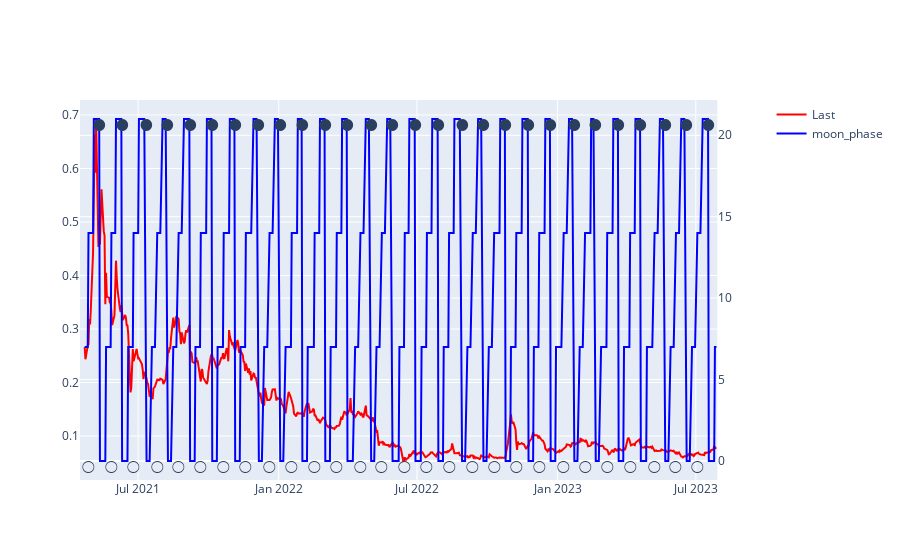

Notebook code cell kept with this figure:
### Code cell
# make a new plot and plot the daily_price_change of btc by time on the x-axis
fig_btc_price_change = make_subplots(specs=[[{"secondary_y": True}]])
fig_btc_price_change.add_trace(
    go.Scatter(
        x=dogeusd_data_and_moon_phase.index,
        y=dogeusd_data_and_moon_phase["Last"],
        name="Last",
        mode='lines',
        marker=dict(color="red"),
    )
)

# now add the moon_phase column as a second y-axis
fig_btc_price_change.add_trace(
    go.Scatter(
        x=dogeusd_data_and_moon_phase.index,
        y=dogeusd_data_and_moon_phase["moon_phase_category"],
        name="moon_phase",
        mode='lines',
        marker=dict(color="blue"),
    ),
    secondary_y=True,
)

last_moon_phase = None

for i in range(len(dogeusd_data_and_moon_phase)):
    current_moon_phase = dogeusd_data_and_moon_phase['moon_phase_category'].iloc[i]
    if current_moon_phase != last_moon_phase:  # check if the moon phase category changed
        if current_moon_phase == 0:  
            fig_btc_price_change.add_annotation(
                x=dogeusd_data_and_moon_phase.index[i],
                y=0.9,
                text="🌑",
                showarrow=False,
                font=dict(
                    size=16,
                ),
                xref="x",
                yref="paper",  # Position annotation relative to the entire plot
                yanchor="bottom",  # Anchor the bottom of the text at y
            )
        elif current_moon_phase == 14: 
            fig_btc_price_change.add_annotation(
                x=dogeusd_data_and_moon_phase.index[i],
                y=0,
                text="🌕",
                showarrow=False,
                font=dict(
                    size=16,
                ),
                xref="x",
                yref="paper",  # Position annotation relative to the entire plot
                yanchor="bottom",  # Anchor the bottom of the text at y
            )
        last_moon_phase = current_moon_phase  # update the last moon phase

fig_btc_price_change

### Figure 1 — Plotly figure (JSON) as saved in the notebook; plotly's stock layout.template omitted (floating-point values rounded to 4 significant figures; data arrays with more than 128 entries replaced by an {"elided": "..."} marker saying what was removed)
{"data": [{"marker": {"color": "red"}, "mode": "lines", "name": "Last", "type": "scatter", "x": {"elided": "592 str values"}, "y": {"elided": "592 float values"}}, {"marker": {"color": "blue"}, "mode": "lines", "name": "moon_phase", "type": "scatter", "x": {"elided": "592 str values"}, "xaxis": "x", "y": {"elided": "592 int values"}, "yaxis": "y2"}], "layout": {"annotations": [{"font": {"size": 16}, "showarrow": false, "text": "🌕", "x": "2021-04-27T00:00:00", "xref": "x", "y": 0, "yanchor": "bottom", "yref": "paper"}, {"font": {"size": 16}, "showarrow": false, "text": "🌑", "x": "2021-05-12T00:00:00", "xref": "x", "y": 0.9, "yanchor": "bottom", "yref": "paper"}, {"font": {"size": 16}, "showarrow": false, "text": "🌕", "x": "2021-05-27T00:00:00", "xref": "x", "y": 0, "yanchor": "bottom", "yref": "paper"}, {"font": {"size": 16}, "showarrow": false, "text": "🌑", "x": "2021-06-10T00:00:00", "xref": "x", "y": 0.9, "yanchor": "bottom", "yref": "paper"}, {"font": {"size": 16}, "showarrow": false, "text": "🌕", "x": "2021-06-25T00:00:00", "xref": "x", "y": 0, "yanchor": "bottom", "yref": "paper"}, {"font": {"size": 16}, "showarrow": false, "text": "🌑", "x": "2021-07-12T00:00:00", "xref": "x", "y": 0.9, "yanchor": "bottom", "yref": "paper"}, {"font": {"size": 16}, "showarrow": false, "text": "🌕", "x": "2021-07-26T00:00:00", "xref": "x", "y": 0, "yanchor": "bottom", "yref": "paper"}, {"font": {"size": 16}, "showarrow": false, "text": "🌑", "x": "2021-08-09T00:00:00", "xref": "x", "y": 0.9, "yanchor": "bottom", "yref": "paper"}, {"font": {"size": 16}, "showarrow": false, "text": "🌕", "x": "2021-08-23T00:00:00", "xref": "x", "y": 0, "yanchor": "bottom", "yref": "paper"}, {"font": {"size": 16}, "showarrow": false, "text": "🌑", "x": "2021-09-07T00:00:00", "xref": "x", "y": 0.9, "yanchor": "bottom", "yref": "paper"}, {"font": {"size": 16}, "showarrow": false, "text": "🌕", "x": "2021-09-21T00:00:00", "xref": "x", "y": 0, "yanchor": "bottom", "yref": "paper"}, {"font": {"size": 16}, "showarrow": false, "text": "🌑", "x": "2021-10-06T00:00:00", "xref": "x", "y": 0.9, "yanchor": "bottom", "yref": "paper"}, {"font": {"size": 16}, "showarrow": false, "text": "🌕", "x": "2021-10-21T00:00:00", "xref": "x", "y": 0, "yanchor": "bottom", "yref": "paper"}, {"font": {"size": 16}, "showarrow": false, "text": "🌑", "x": "2021-11-05T00:00:00", "xref": "x", "y": 0.9, "yanchor": "bottom", "yref": "paper"}, {"font": {"size": 16}, "showarrow": false, "text": "🌕", "x": "2021-11-19T00:00:00", "xref": "x", "y": 0, "yanchor": "bottom", "yref": "paper"}, {"font": {"size": 16}, "showarrow": false, "text": "🌑", "x": "2021-12-06T00:00:00", "xref": "x", "y": 0.9, "yanchor": "bottom", "yref": "paper"}, {"font": {"size": 16}, "showarrow": false, "text": "🌕", "x": "2021-12-20T00:00:00", "xref": "x", "y": 0, "yanchor": "bottom", "yref": "paper"}, {"font": {"size": 16}, "showarrow": false, "text": "🌑", "x": "2022-01-03T00:00:00", "xref": "x", "y": 0.9, "yanchor": "bottom", "yref": "paper"}, {"font": {"size": 16}, "showarrow": false, "text": "🌕", "x": "2022-01-18T00:00:00", "xref": "x", "y": 0, "yanchor": "bottom", "yref": "paper"}, {"font": {"size": 16}, "showarrow": false, "text": "🌑", "x": "2022-02-01T00:00:00", "xref": "x", "y": 0.9, "yanchor": "bottom", "yref": "paper"}, {"font": {"size": 16}, "showarrow": false, "text": "🌕", "x": "2022-02-17T00:00:00", "xref": "x", "y": 0, "yanchor": "bottom", "yref": "paper"}, {"font": {"size": 16}, "showarrow": false, "text": "🌑", "x": "2022-03-03T00:00:00", "xref": "x", "y": 0.9, "yanchor": "bottom", "yref": "paper"}, {"font": {"size": 16}, "showarrow": false, "text": "🌕", "x": "2022-03-18T00:00:00", "xref": "x", "y": 0, "yanchor": "bottom", "yref": "paper"}, {"font": {"size": 16}, "showarrow": false, "text": "🌑", "x": "2022-04-01T00:00:00", "xref": "x", "y": 0.9, "yanchor": "bottom", "yref": "paper"}, {"font": {"size": 16}, "showarrow": false, "text": "🌕", "x": "2022-04-18T00:00:00", "xref": "x", "y": 0, "yanchor": "bottom", "yref": "paper"}, {"font": {"size": 16}, "showarrow": false, "text": "🌑", "x": "2022-05-02T00:00:00", "xref": "x", "y": 0.9, "yanchor": "bottom", "yref": "paper"}, {"font": {"size": 16}, "showarrow": false, "text": "🌕", "x": "2022-05-16T00:00:00", "xref": "x", "y": 0, "yanchor": "bottom", "yref": "paper"}, {"font": {"size": 16}, "showarrow": false, "text": "🌑", "x": "2022-05-30T00:00:00", "xref": "x", "y": 0.9, "yanchor": "bottom", "yref": "paper"}, {"font": {"size": 16}, "showarrow": false, "text": "🌕", "x": "2022-06-15T00:00:00", "xref": "x", "y": 0, "yanchor": "bottom", "yref": "paper"}, {"font": {"size": 16}, "showarrow": false, "text": "🌑", "x": "2022-06-29T00:00:00", "xref": "x", "y": 0.9, "yanchor": "bottom", "yref": "paper"}, {"font": {"size": 16}, "showarrow": false, "text": "🌕", "x": "2022-07-14T00:00:00", "xref": "x", "y": 0, "yanchor": "bottom", "yref": "paper"}, {"font": {"size": 16}, "showarrow": false, "text": "🌑", "x": "2022-07-29T00:00:00", "xref": "x", "y": 0.9, "yanchor": "bottom", "yref": "paper"}, {"font": {"size": 16}, "showarrow": false, "text": "🌕", "x": "2022-08-12T00:00:00", "xref": "x", "y": 0, "yanchor": "bottom", "yref": "paper"}, {"font": {"size": 16}, "showarrow": false, "text": "🌑", "x": "2022-08-29T00:00:00", "xref": "x", "y": 0.9, "yanchor": "bottom", "yref": "paper"}, {"font": {"size": 16}, "showarrow": false, "text": "🌕", "x": "2022-09-12T00:00:00", "xref": "x", "y": 0, "yanchor": "bottom", "yref": "paper"}, {"font": {"size": 16}, "showarrow": false, "text": "🌑", "x": "2022-09-26T00:00:00", "xref": "x", "y": 0.9, "yanchor": "bottom", "yref": "paper"}, {"font": {"size": 16}, "showarrow": false, "text": "🌕", "x": "2022-10-10T00:00:00", "xref": "x", "y": 0, "yanchor": "bottom", "yref": "paper"}, {"font": {"size": 16}, "showarrow": false, "text": "🌑", "x": "2022-10-25T00:00:00", "xref": "x", "y": 0.9, "yanchor": "bottom", "yref": "paper"}, {"font": {"size": 16}, "showarrow": false, "text": "🌕", "x": "2022-11-08T00:00:00", "xref": "x", "y": 0, "yanchor": "bottom", "yref": "paper"}, {"font": {"size": 16}, "showarrow": false, "text": "🌑", "x": "2022-11-24T00:00:00", "xref": "x", "y": 0.9, "yanchor": "bottom", "yref": "paper"}, {"font": {"size": 16}, "showarrow": false, "text": "🌕", "x": "2022-12-08T00:00:00", "xref": "x", "y": 0, "yanchor": "bottom", "yref": "paper"}, {"font": {"size": 16}, "showarrow": false, "text": "🌑", "x": "2022-12-23T00:00:00", "xref": "x", "y": 0.9, "yanchor": "bottom", "yref": "paper"}, {"font": {"size": 16}, "showarrow": false, "text": "🌕", "x": "2023-01-09T00:00:00", "xref": "x", "y": 0, "yanchor": "bottom", "yref": "paper"}, {"font": {"size": 16}, "showarrow": false, "text": "🌑", "x": "2023-01-23T00:00:00", "xref": "x", "y": 0.9, "yanchor": "bottom", "yref": "paper"}, {"font": {"size": 16}, "showarrow": false, "text": "🌕", "x": "2023-02-06T00:00:00", "xref": "x", "y": 0, "yanchor": "bottom", "yref": "paper"}, {"font": {"size": 16}, "showarrow": false, "text": "🌑", "x": "2023-02-20T00:00:00", "xref": "x", "y": 0.9, "yanchor": "bottom", "yref": "paper"}, {"font": {"size": 16}, "showarrow": false, "text": "🌕", "x": "2023-03-07T00:00:00", "xref": "x", "y": 0, "yanchor": "bottom", "yref": "paper"}, {"font": {"size": 16}, "showarrow": false, "text": "🌑", "x": "2023-03-22T00:00:00", "xref": "x", "y": 0.9, "yanchor": "bottom", "yref": "paper"}, {"font": {"size": 16}, "showarrow": false, "text": "🌕", "x": "2023-04-06T00:00:00", "xref": "x", "y": 0, "yanchor": "bottom", "yref": "paper"}, {"font": {"size": 16}, "showarrow": false, "text": "🌑", "x": "2023-04-20T00:00:00", "xref": "x", "y": 0.9, "yanchor": "bottom", "yref": "paper"}, {"font": {"size": 16}, "showarrow": false, "text": "🌕", "x": "2023-05-08T00:00:00", "xref": "x", "y": 0, "yanchor": "bottom", "yref": "paper"}, {"font": {"size": 16}, "showarrow": false, "text": "🌑", "x": "2023-05-22T00:00:00", "xref": "x", "y": 0.9, "yanchor": "bottom", "yref": "paper"}, {"font": {"size": 16}, "showarrow": false, "text": "🌕", "x": "2023-06-05T00:00:00", "xref": "x", "y": 0, "yanchor": "bottom", "yref": "paper"}, {"font": {"size": 16}, "showarrow": false, "text": "🌑", "x": "2023-06-19T00:00:00", "xref": "x", "y": 0.9, "yanchor": "bottom", "yref": "paper"}, {"font": {"size": 16}, "showarrow": false, "text": "🌕", "x": "2023-07-03T00:00:00", "xref": "x", "y": 0, "yanchor": "bottom", "yref": "paper"}, {"font": {"size": 16}, "showarrow": false, "text": "🌑", "x": "2023-07-18T00:00:00", "xref": "x", "y": 0.9, "yanchor": "bottom", "yref": "paper"}], "xaxis": {"anchor": "y", "domain": [0, 0.94]}, "yaxis": {"anchor": "x", "domain": [0, 1]}, "yaxis2": {"anchor": "x", "overlaying": "y", "side": "right"}}}
